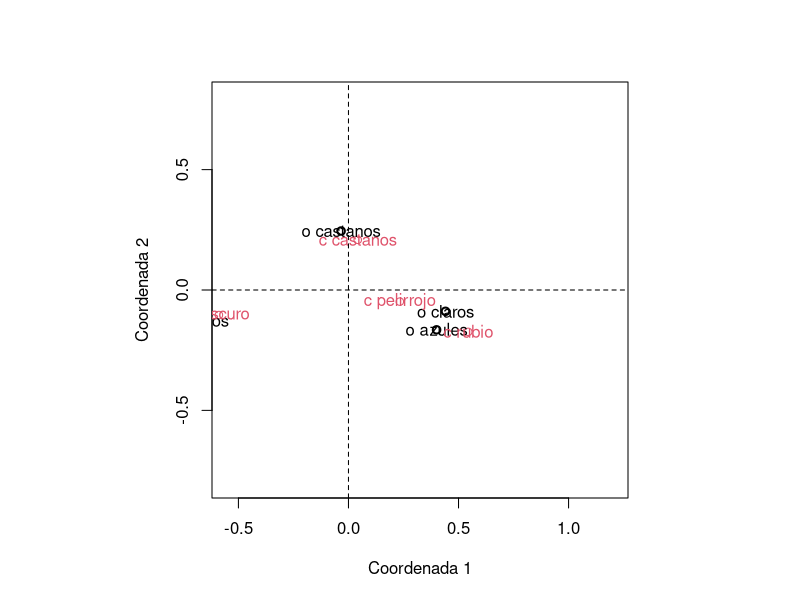
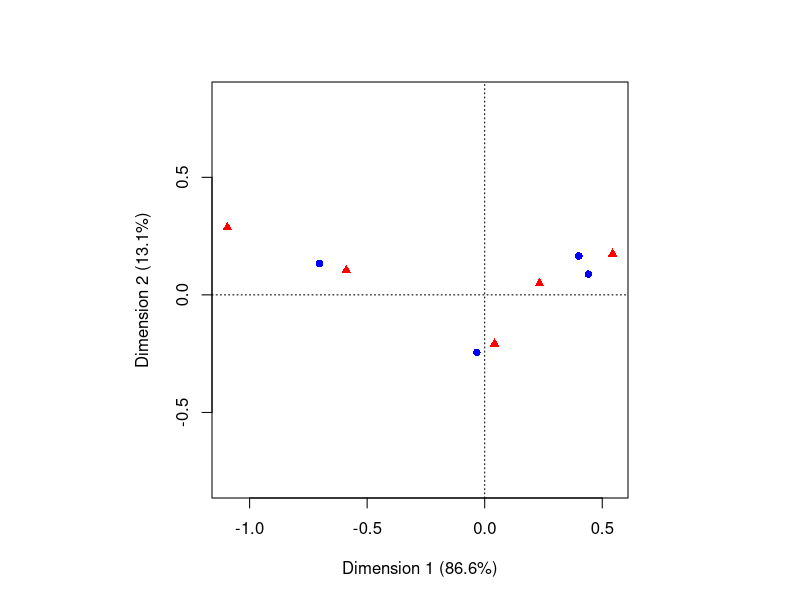
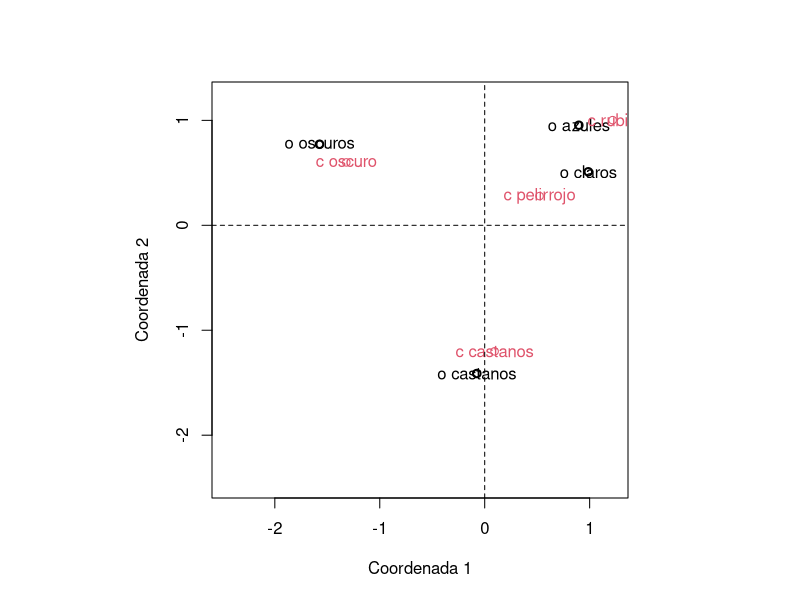
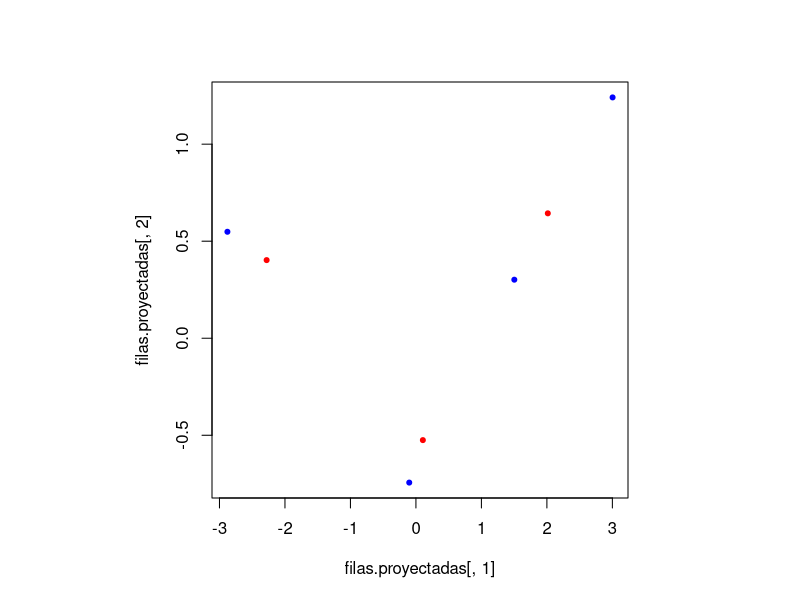
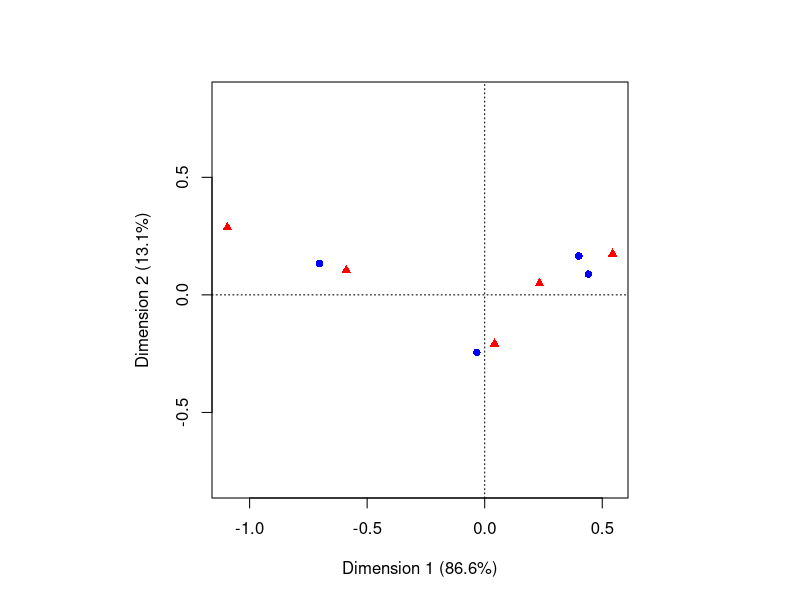
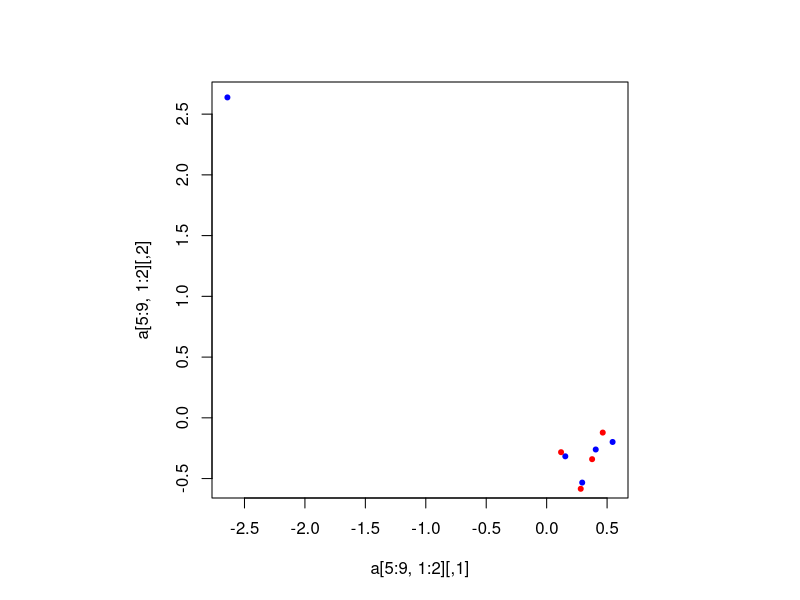

The R script that drew these images, in order:
# Practica 5. Aplicacion de an?lisis de correspondencia en R
library("ca")
######################################################################################
##analisis de correspondencia

#vamos a realizar un analisis de correspondencia para representar las filas y las columnas en un espacio-euclidiano de baja dimension

#primer tabla de contingencia
#la tabla presenta la clasificacion de 5387 escolares escoceses por el color de 
#sus ojos que tiene cuatro categorias: claros,azules,casta?os y oscuros (I=4)
# y por el color de su cabello que tiene 5 categorias:rubio, pelirrojo,
#castano,oscuro y negro (J=5).
#La tabla tiene interes historico porque fue usada por Fisher en 1940 para
#ilustrar otro metodo de analisis tablas de contingencia.


# Se introduce la tabla
fisher_tab <- matrix( c(688, 116, 584, 188, 4, 326,38, 241, 110, 3, 343, 84, 909,
                        412, 26, 98, 48, 403, 681, 85), ncol=5, byrow=TRUE)
fisher_tab
n <- sum(fisher_tab)

#se calcula la chi cuadrada para probar la independencia de los 
#renglones y columnas de la tabla de contingencia y la inercia 
#total (medida de la variabilidad total de los datos en la tabla)

chiR <- chisq.test(fisher_tab)
inetot <- chiR$statistic/n

# Se calcula la matriz F de frecuencias relativas o matriz de correspondencia
nrow <- nrow(fisher_tab)
ncol <- ncol(fisher_tab)
F_fisher <- (fisher_tab)/n


#se calculan las frecuencias relativas de las filas y de las columnas de F o tambien llamadas masas (las ri y las cj)
r <- (apply(fisher_tab,1,sum))/n
c <- apply(fisher_tab,2,sum)/n

# los vectores obtenidos se  colocan en las matrices diagonales 
# correspondientes (D_r y D_c)
Dr <- diag(r)
Dc <- diag(c)

# se calcula la matriz de perfiles por fila (R)
table.pro <-   diag(1/r)%*%F_fisher  #matriz R de renglones

# se calcula la matriz de perfiles por columna (Rc)
table.pcol <- (F_fisher)%*% diag(1/c)  #matriz R de columnas

#se calcula la chi cuadrada para probar la independencia de los 
#renglones y columnas de la tabla de contingencia y la 
#inercia total (medida de la variabilidad total de los datos en la tabla)

t.rowsum <- n*r
t.colsum <- n*c
tabla_exp <- t.rowsum%o%t.colsum/n #matriz centrada
chi2 <- sum( ( fisher_tab - tabla_exp)^2/tabla_exp)
chi2
inetot1 <- chi2/n
inetot1

#se calcula la matriz Z
Z <- (sqrt( solve(Dr) ) )%*%F_fisher%*%( sqrt( solve(Dc) ) )
#se obtienen los vectores propios y valores propios mediante la descomposicion en valores singulares de Z
dvalsing <- svd(Z)


#Se obtienen las representaciones de las filas y columnas en un espacio 
#de dos dimensiones considerando los vectores propios ai y bi obtenidos de la svd
#OJO:se consideran solo los vectores propios asociados a valores propios 
#distintos de 1, en este caso se consideran las columnas 2 y 3 de 
#las matrices U y V de la svd.
ind <- c(2,3)
#Representacion de las filas en dos dimensiones
Cr <- ( sqrt( solve(Dr) ) )%*%Z%*%dvalsing$v
Cr <- Cr[, ind]

#Representacion de las columnas en dos dimensiones
Cc <- ( sqrt( solve(Dc) ) )%*%t(Z)%*%dvalsing$u
Cc <- Cc[, ind]

#se calcula la proporcion de la inercia explicada por las dos  dimensiones (asociadas a valores propios distintos de cero)
vp <- (dvalsing$d)^2
vp_dist1 <- vp[-1] #quitamos la solucion trivial
vp_dist1
var_expl <- sum(vp_dist1[1:2])/sum(vp_dist1) #inercia de la tabla

# Se obtiene la representacion conjunta de los renglones y columnas en el espacio de dos dimensiones
par(pty="s")
plot(Cr[,1],Cr[,2], xlim = c(-.55, 1.2), ylim=c(-.8,.8),
     xlab="Coordenada 1",ylab="Coordenada 2",lwd=2)
points(Cc[,1], Cc[, 2], col=2)
text(Cr[,1],Cr[,2], labels=c("o claros","o azules","o castanos","o oscuros"),col=1,lwd=2)
text(Cc[,1], Cc[, 2], labels=c("c rubio","c pelirrojo","c castanos","c oscuro","c negro"),col=2,lwd=4)

abline(h=0,lty=2)
abline(v=0,lty=2)


#Se calculan las distancias chi cuadrada de cada renglon de R a su centroide: (Ra-c)'Dc^-1(Ra-c)
dist.chicua.ren <- sqrt(apply( (t(table.pro)-c)^2/c,2,sum))
dist.chicua.ren
#se calcula la inercia de cada renglon, que se obtiene simplemente multiplicando las 
#distancia chicuadrada a su centroide (al cuadrado) por su masa correspondiente
inercia.ren <- ((dist.chicua.ren)^2) *r
inercia.ren

#Se calculan las distancias chi cuadrada de cada columna de R a su centroide: (Ra-c)'Dr^-1(Ra-c)
dist.chicua.col<-sqrt(apply(((table.pcol)-r)^2/r,2,sum))
dist.chicua.col
#se calcula la inercia de cada columna, que se obtiene simplemente 
#multiplicando las distancia chicuadrada a su centroide (al cuadrado) por su masa correspondiente
inercia.col <- ((dist.chicua.col)^2) *c
inercia.col


#ahora vamos usar la funcion "ca" de para realizar analisis de correspondencia sobre la misma 
#tabla de contingencia
#nota: esta funcion trabaja directamente con  la matriz F-Fesp, 
#la cual ya no tiene un valor propio de 1.

corres <- ca(F_fisher, nd = 2, suprow = NA, supcol = NA,
             subsetrow = NA, subsetcol = NA)
plot(corres)
Cr1 <- corres$rowcoord
Cc1 <- corres$colcoord

# Se obtiene la representacion conjunta de los renglones y columnas en el espacio de dos dimensiones

par(pty="s")

plot(Cr1[,1], Cr1[,2], xlim=range(Cr1[,1],Cc1[,1]),ylim=range(Cr1[,1],Cc1[,1]),
     xlab="Coordenada 1",ylab="Coordenada 2",lwd=2)
points(Cc1[, 1],Cc1[, 2], col=2)
text(Cr1,labels=c("o claros","o azules","o castanos","o oscuros"),col=1,lwd=2)
text(Cc1,labels=c("c rubio","c pelirrojo","c castanos","c oscuro","c negro"),col=2,lwd=4)

abline(h=0,lty=2)
abline(v=0,lty=2)

#conclusion: el gr?fico muestra  una relaci?n clara entre ambas variables, 
#es decir, existe dependencia entre las dos variables. La dimension principal gradua la tonalidad
#de claro a oscuro y la segunda separa los casta?os de los demas

################################################
svd <- svd( (solve(Dr)**.5) %*%  (F_fisher - r%*%t(c)) %*% (solve(Dc)**.5))
svd$d
ine <- sum(svd$d[1:2]**2)/sum(svd$d**2)
filas.proyectadas <- solve(Dr)%*%(  (solve(Dr))**.5 %*%svd$u  )%*%diag(svd$d)
columnas.proyectadas <- solve(Dc)%*%(  (solve(Dc))**.5 %*%svd$v  )%*%diag(svd$d)
plot(filas.proyectadas[, 1], filas.proyectadas[,2], pch = 20, col = 'blue', xlim = c())
points(columnas.proyectadas[, 1], columnas.proyectadas[,2], pch = 20, col = 'red')
#################
plot(corres)
a <- rbind(filas.proyectadas, columnas.proyectadas)
a <- scale(a)
plot(a[5:9, 1:2], col = 'blue', pch = 20)
points(a[1:4,1:2], col = 'red', pch =20)
